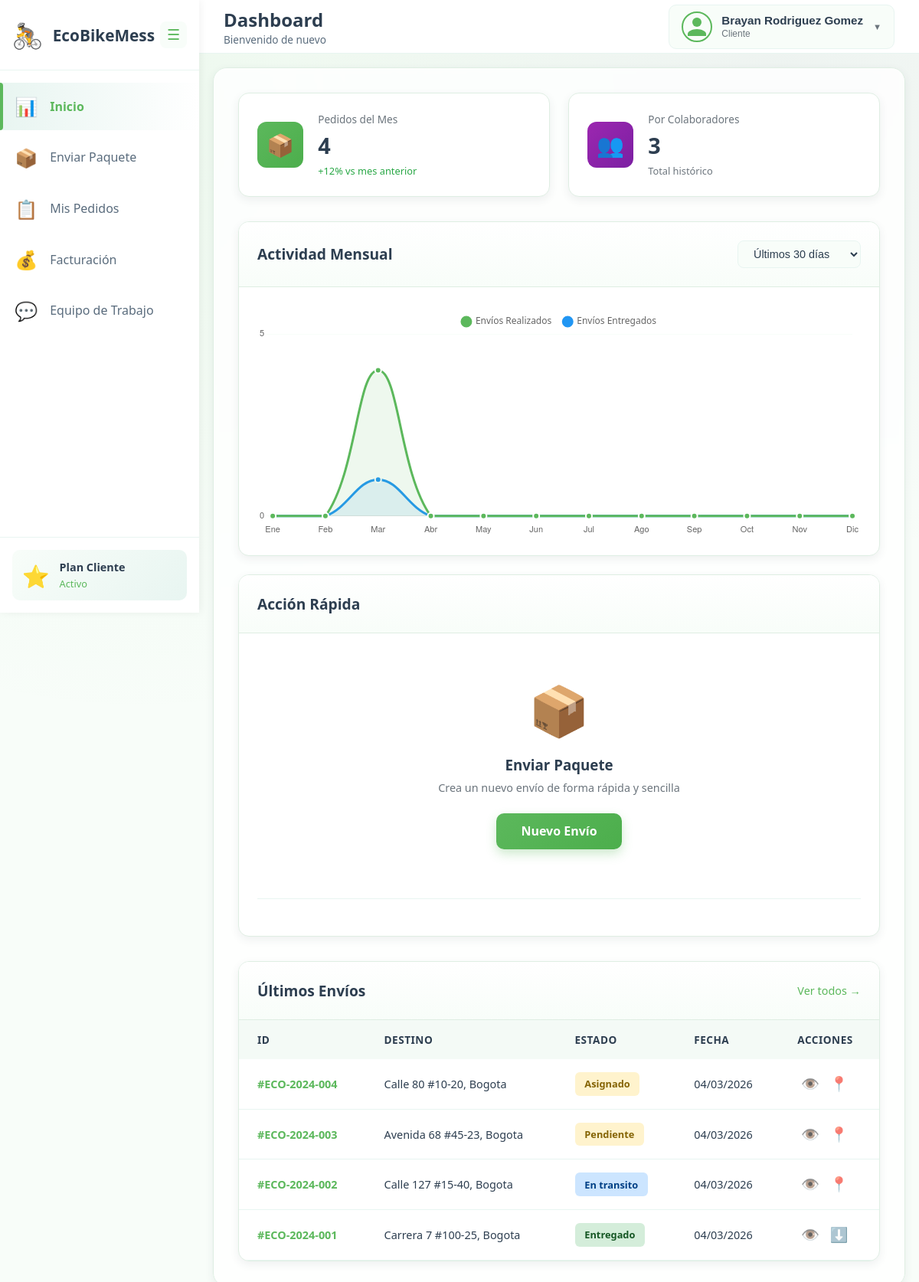
Before: /views/clientes/inicioCliente.php (signed in) with the older database file.
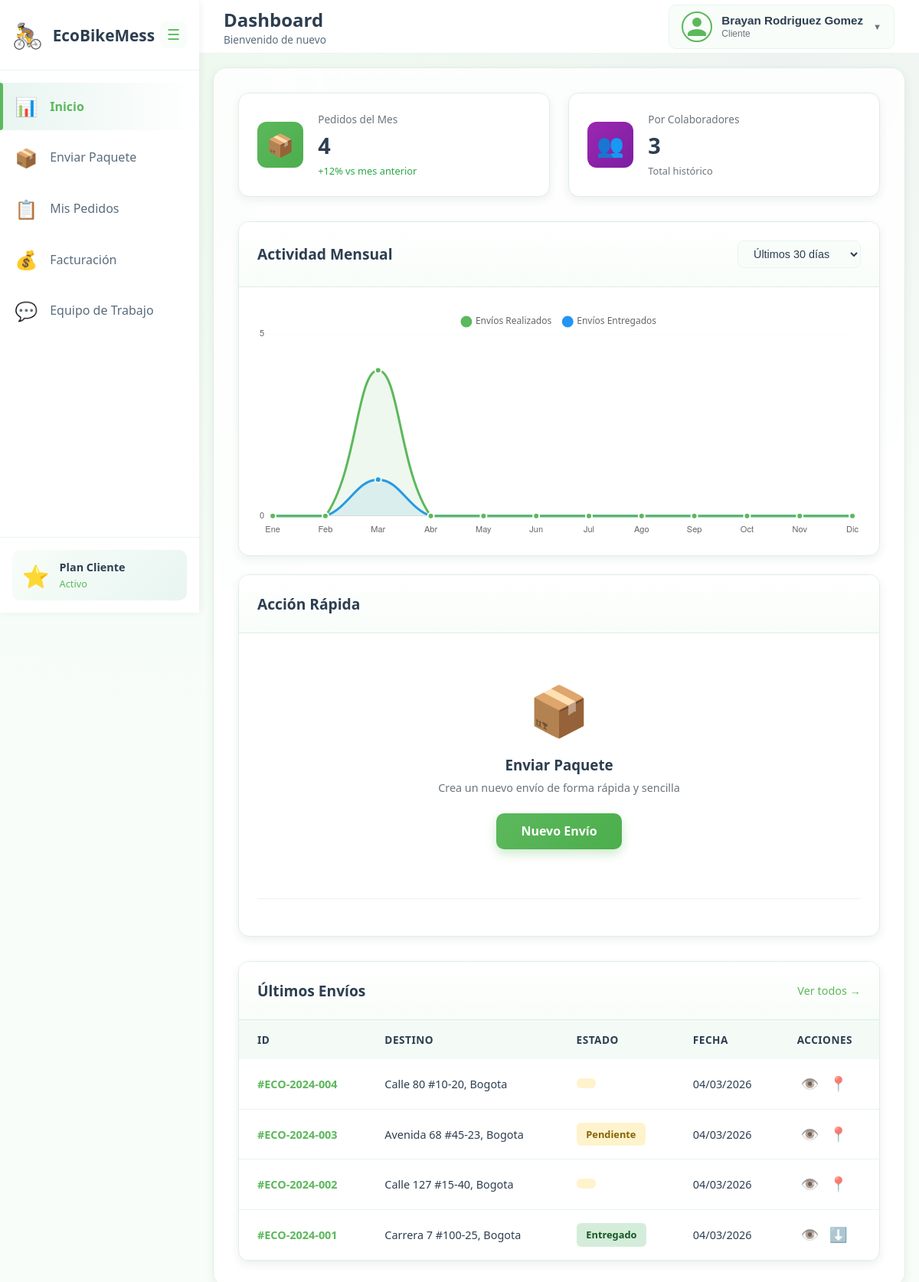
After: the same page with the newer database file.
### tables this page shows
CREATE TABLE IF NOT EXISTS paquetes (
    id INT PRIMARY KEY AUTO_INCREMENT,
    numero_guia VARCHAR(20) UNIQUE NOT NULL,
    cliente_id INT NOT NULL,
    remitente_nombre VARCHAR(200) NOT NULL,
    remitente_telefono VARCHAR(20) NOT NULL,
    remitente_correo VARCHAR(150),
    direccion_origen TEXT NOT NULL,
    destinatario_nombre VARCHAR(200) NOT NULL,
    destinatario_telefono VARCHAR(10) NOT NULL,
    destinatario_telefono2 VARCHAR(10),
    direccion_destino TEXT NOT NULL,
    instrucciones_entrega TEXT,
    descripcion_contenido TEXT NOT NULL,
    dimensiones VARCHAR(100),
    envio_destinatario ENUM('si', 'no') DEFAULT 'no',
    tipo_servicio ENUM('entrega_simple', 'contraentrega') DEFAULT 'entrega_simple',
    costo_envio DECIMAL(10,2) NOT NULL,
    recaudo_esperado DECIMAL(10,2) DEFAULT 0.00,
    estado ENUM('pendiente', 'entregado', 'cancelado') DEFAULT 'pendiente',
    mensajero_id INT NULL,
    mensajero_recoleccion_id INT NULL,
    creado_por INT NOT NULL,
    fecha_creacion TIMESTAMP DEFAULT CURRENT_TIMESTAMP,
    fecha_asignacion TIMESTAMP NULL,
    fecha_entrega TIMESTAMP NULL,
    qr_code VARCHAR(255) UNIQUE,
    escaneado BOOLEAN DEFAULT FALSE,
    fecha_escaneo TIMESTAMP NULL,
    FOREIGN KEY (cliente_id) REFERENCES clientes(id),
    FOREIGN KEY (mensajero_id) REFERENCES mensajeros(id),
    FOREIGN KEY (mensajero_recoleccion_id) REFERENCES mensajeros(id),
    FOREIGN KEY (creado_por) REFERENCES usuarios(id)
);

### models/conexionGlobal.php (called while the page is built)
<?php
function conexionDB(){
    try {
        $dsn = "mysql:host=127.0.0.1;port=3306;dbname=ecobikemess;charset=utf8";
        $db = new PDO($dsn, 'root', '');
        $db->setAttribute(PDO::ATTR_ERRMODE, PDO::ERRMODE_EXCEPTION);
        return $db;
    } catch (PDOException $PDOe) {
        throw new Exception("Fallo SQL: " . $PDOe->getMessage());
    }
}

### models/inicioClienteModel.php (called while the page is built, shortened)
<?php
require_once __DIR__ . '/conexionGlobal.php';
class InicioClienteModel {
    private $conn;
    public function __construct() {
        $this->conn = conexionDB();
    }
    public function obtenerIdCliente($usuario_id, $rol) {
        try {
            if ($rol === 'cliente') {
                $sql = "SELECT id FROM clientes WHERE usuario_id = :uid";
                $stmt = $this->conn->prepare($sql);
                $stmt->execute([':uid' => $usuario_id]);
                return $stmt->fetchColumn();
            } elseif ($rol === 'colaborador') {
                $sql = "SELECT cliente_id FROM colaboradores_cliente WHERE usuario_id = :uid";
                $stmt = $this->conn->prepare($sql);
                $stmt->execute([':uid' => $usuario_id]);
                return $stmt->fetchColumn();
            }
        } catch (PDOException $e) {
            return null;
        }
        return null;
    }
    public function obtenerUltimosPedidos($cliente_id, $limit = 5) {
        try {
            $sql = "SELECT id, numero_guia, direccion_destino, estado, fecha_creacion
                    FROM paquetes
                    WHERE cliente_id = :cid
                    ORDER BY fecha_creacion DESC
                    LIMIT :limit";
            $stmt = $this->conn->prepare($sql);
            $stmt->bindValue(':cid', $cliente_id, PDO::PARAM_INT);
            $stmt->bindValue(':limit', $limit, PDO::PARAM_INT);
            $stmt->execute();
            return $stmt->fetchAll(PDO::FETCH_ASSOC);
        } catch (PDOException $e) {
            return [];
        }
    }
    public function obtenerDatosGrafica($cliente_id, $periodo = 'year') {
        try {
            $condicion = "AND YEAR(fecha_creacion) = YEAR(CURRENT_DATE())";
            $sql = "SELECT MONTH(fecha_creacion) as mes, COUNT(*) as total,
                    SUM(CASE WHEN estado = 'entregado' THEN 1 ELSE 0 END) as entregados
                    FROM paquetes
                    WHERE cliente_id = :cid $condicion
                    GROUP BY MONTH(fecha_creacion)
                    ORDER BY mes ASC";
            $stmt = $this->conn->prepare($sql);
            $stmt->execute([':cid' => $cliente_id]);
            return $stmt->fetchAll(PDO::FETCH_ASSOC);
        } catch (PDOException $e) {
            return [];
        }
    }
}
?>

### views/Clientes/inicioCliente.php (the view, shortened to what the rows shown need)
<?php
require_once '../../models/inicioClienteModel.php';
$ultimosPedidos = [];
$chartDataRaw = [];
$model = new InicioClienteModel();
$cliente_id = $model->obtenerIdCliente($_SESSION['user_id'], $_SESSION['user_role']);
if ($cliente_id) {
    $ultimosPedidos = $model->obtenerUltimosPedidos($cliente_id);
    $chartDataRaw = $model->obtenerDatosGrafica($cliente_id);
}
$chartLabels = ['Ene', 'Feb', 'Mar', 'Abr', 'May', 'Jun', 'Jul', 'Ago', 'Sep', 'Oct', 'Nov', 'Dic'];
$dataTotal = array_fill(0, 12, 0);
$dataEntregados = array_fill(0, 12, 0);
foreach ($chartDataRaw as $row) {
    $mesIndex = intval($row['mes']) - 1;
    if ($mesIndex >= 0 && $mesIndex < 12) {
        $dataTotal[$mesIndex] = intval($row['total']);
        $dataEntregados[$mesIndex] = intval($row['entregados']);
    }
}
?>
<!DOCTYPE html>
<html lang="es">
<head>
    <link rel="stylesheet" href="../../public/css/clienteSidebar.css">
    <link rel="stylesheet" href="../../public/css/clienteNavbar.css">
    <link rel="stylesheet" href="../../public/css/inicioCliente.css">
    <link rel="stylesheet" href="../../public/css/clientesTheme.css">
</head>
<body>
    <div class="main-content">
        <?php include '../layouts/clienteNavbar.php'; ?>
        <div class="dashboard-container">
            <div class="content-grid">
                <div class="card chart-card">
                    <div class="card-header">
                        <h2>Actividad Mensual</h2>
                    </div>
                </div>
                <div class="card quick-action-card">
                    <div class="card-header">
                        <h2>Acción Rápida</h2>
                    </div>
                </div>
            </div>
            <div class="content-grid-2">
                <div class="card">
                    <div class="card-header">
                        <h2>Últimos Envíos</h2>
                    </div>
                    <div class="card-body no-padding">
                        <div class="table-container">
                            <table class="data-table">
                                <thead>
                                    <tr>
                                        <th>ID</th>
                                        <th>Destino</th>
                                        <th>Estado</th>
                                        <th>Fecha</th>
                                        <th>Acciones</th>
                                    </tr>
                                </thead>
                                <tbody>
                                    <?php if (empty($ultimosPedidos)): ?>
                                        <tr><td colspan="5" style="text-align:center;">No hay envíos recientes</td></tr>
                                    <?php else: ?>
                                        <?php foreach ($ultimosPedidos as $pedido): ?>
                                            <?php
                                                $statusClass = 'status-pending';
                                                $statusText = ucfirst(str_replace('_', ' ', $pedido['estado']));
                                                if ($pedido['estado'] == 'entregado') $statusClass = 'status-delivered';
                                                elseif (in_array($pedido['estado'], ['en_transito', 'en_proceso'])) $statusClass = 'status-in-transit';
                                                elseif ($pedido['estado'] == 'cancelado') $statusClass = 'status-cancelled';
                                            ?>
                                            <tr>
                                                <td><span class="order-id">#<?php echo htmlspecialchars($pedido['numero_guia']); ?></span></td>
                                                <td><?php echo htmlspecialchars($pedido['direccion_destino']); ?></td>
                                                <td><span class="status-badge <?php echo $statusClass; ?>"><?php echo $statusText; ?></span></td>
                                                <td><?php echo date('d/m/Y', strtotime($pedido['fecha_creacion'])); ?></td>
                                                <td>
                                                    <button class="icon-btn" title="Ver detalles">👁️</button>
                                                    <?php if ($pedido['estado'] == 'entregado'): ?>
                                                        <button class="icon-btn" title="Descargar">⬇️</button>
                                                    <?php else: ?>
                                                        <button class="icon-btn" title="Rastrear">📍</button>
                                                    <?php endif; ?>
                                                </td>
                                            </tr>
                                        <?php endforeach; ?>
                                    <?php endif; ?>
                                </tbody>
                            </table>
                        </div>
                    </div>
                </div>
    <script>
        window.dashboardChartData = {
            labels: <?php echo json_encode($chartLabels); ?>,
            total: <?php echo json_encode($dataTotal); ?>,
            entregados: <?php echo json_encode($dataEntregados); ?>
        };
    </script>
</body>
</html>

Changed rows visible on the page:
changed paquetes "ECO-2024-004": estado "Asignado" → (not shown)
changed paquetes "ECO-2024-002": estado "En transito" → (not shown)
